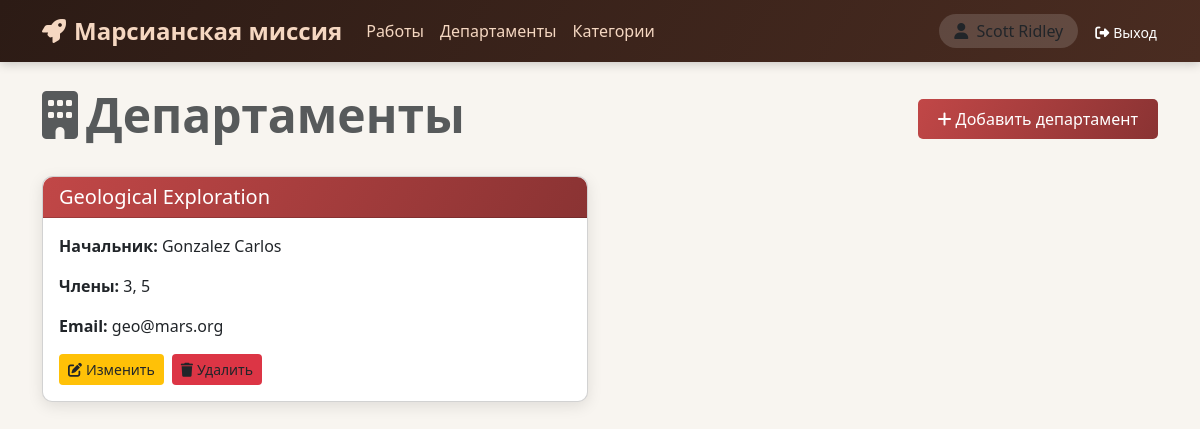
The app's page /departments (signed in), older data.
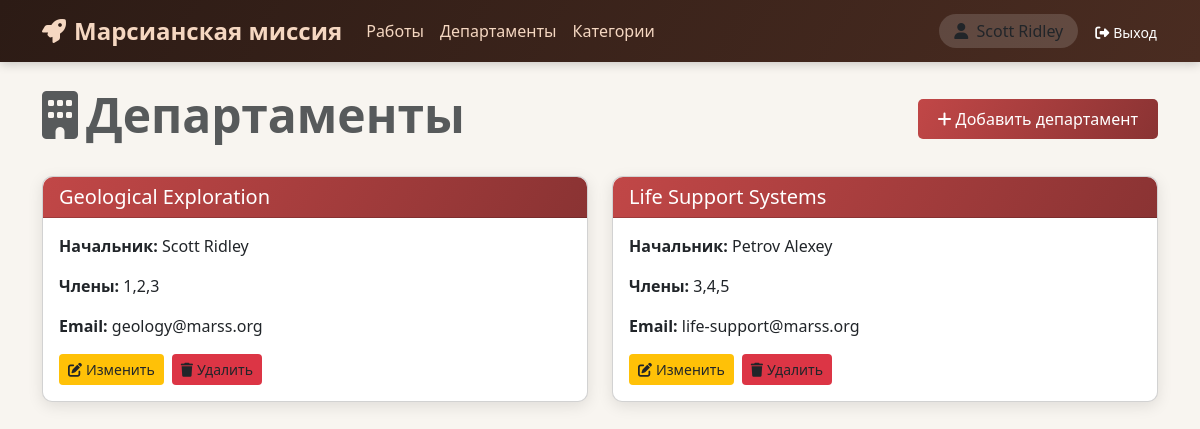
The same page, newer data.
### data/models.py (models this page shows, shortened)
class Department(SqlAlchemyBase):
    __tablename__ = 'departments'
    id = Column(Integer, primary_key=True, autoincrement=True)
    title = Column(String, nullable=False)
    chief = Column(Integer, ForeignKey('users.id'), nullable=False)
    members = Column(String)
    email = Column(String, unique=True, nullable=False)
    chief_user = relationship("User", back_populates="departments")

class User(SqlAlchemyBase, UserMixin):
    __tablename__ = 'users'
    id = Column(Integer, primary_key=True, autoincrement=True)
    surname = Column(String, nullable=False)
    name = Column(String, nullable=False)
    age = Column(Integer)
    position = Column(String)
    speciality = Column(String)
    address = Column(String)
    email = Column(String, unique=True, nullable=False)
    hashed_password = Column(String, nullable=False)
    modified_date = Column(DateTime, default=datetime.utcnow)
    jobs = relationship("Jobs", back_populates="team_leader_user")
    departments = relationship("Department", back_populates="chief_user")

### app.py (the view)
@app.route('/departments')
@login_required
def departments():
    db_sess = db_session.create_session()
    deps = db_sess.query(Department).all()
    for dep in deps:
        dep.chief_obj = db_sess.get(User, dep.chief)
    return render_template('department.html', departments=deps, current_user=current_user)

### app.py (called while the page is built)
@login_manager.user_loader
def load_user(user_id):
    db_sess = db_session.create_session()
    return db_sess.get(User, user_id)  # Используем современный метод Session.get()

### data/db_session.py (called while the page is built)
def create_session() -> Session:
    global __factory
    return __factory()

### templates/department.html (shortened to what this page needs)
{% extends "base.html" %}
{% block content %}
    <div class="d-flex justify-content-between align-items-center mb-4">
        <h1 class="display-5 fw-bold text-muted">
            <i class="fas fa-building me-2"></i>Департаменты
        </h1>
        {% if current_user.is_authenticated %}
        <a href="{{ url_for('create_department') }}" class="btn btn-mars">
            <i class="fas fa-plus me-1"></i>Добавить департамент
        </a>
        {% endif %}
    </div>
    {% if departments %}
        <div class="row">
            {% for dep in departments %}
                <div class="col-md-6 mb-4">
                    <div class="card">
                        <div class="card-header bg-primary text-white">
                            <h5 class="mb-0">{{ dep.title }}</h5>
                        </div>
                        <div class="card-body">
                            <p class="card-text">
                                <strong>Начальник:</strong>
                                {% if dep.chief_obj %}
                                    {{ dep.chief_obj.surname }} {{ dep.chief_obj.name }}
                                {% else %}
                                    Не указан
                                {% endif %}
                            </p>
                            <p class="card-text">
                                <strong>Члены:</strong> {{ dep.members or "Не указаны" }}
                            </p>
                            <p class="card-text">
                                <strong>Email:</strong> {{ dep.email }}
                            </p>
                            {% if current_user.is_authenticated and (current_user.id == dep.chief or current_user.id == 1) %}
                            <div class="mt-3 d-flex gap-2">
                                <a href="{{ url_for('edit_department', id=dep.id) }}" class="btn btn-sm btn-edit">
                                    <i class="fas fa-edit me-1"></i>Изменить
                                </a>
                                <form action="{{ url_for('delete_department', id=dep.id) }}" method="post" class="d-inline">
                                    <button type="submit" class="btn btn-sm btn-delete" data-confirm="Вы уверены, что хотите удалить этот департамент?">
                                        <i class="fas fa-trash me-1"></i>Удалить
                                    </button>
                                </form>
                            </div>
                            {% endif %}
                        </div>
                    </div>
                </div>
            {% endfor %}
        </div>
    {% else %}
        <div class="alert alert-info">
            <i class="fas fa-info-circle me-2"></i>Пока нет никаких департаментов. Будьте первым, кто добавит департамент!
        </div>
    {% endif %}
{% endblock %}

Row changes from the older to the newer data that the page shows:
changed Department "Geological Exploration": chief_obj.surname "Gonzalez" → "Scott"; chief_obj.name "Carlos" → "Ridley"; members "3, 5" → "1,2,3"; email "geo@mars.org" → "geology@marss.org"
added Department: title "Life Support Systems", chief_obj.surname "Petrov", chief_obj.name "Alexey", members "3,4,5", email "life-support@marss.org"
